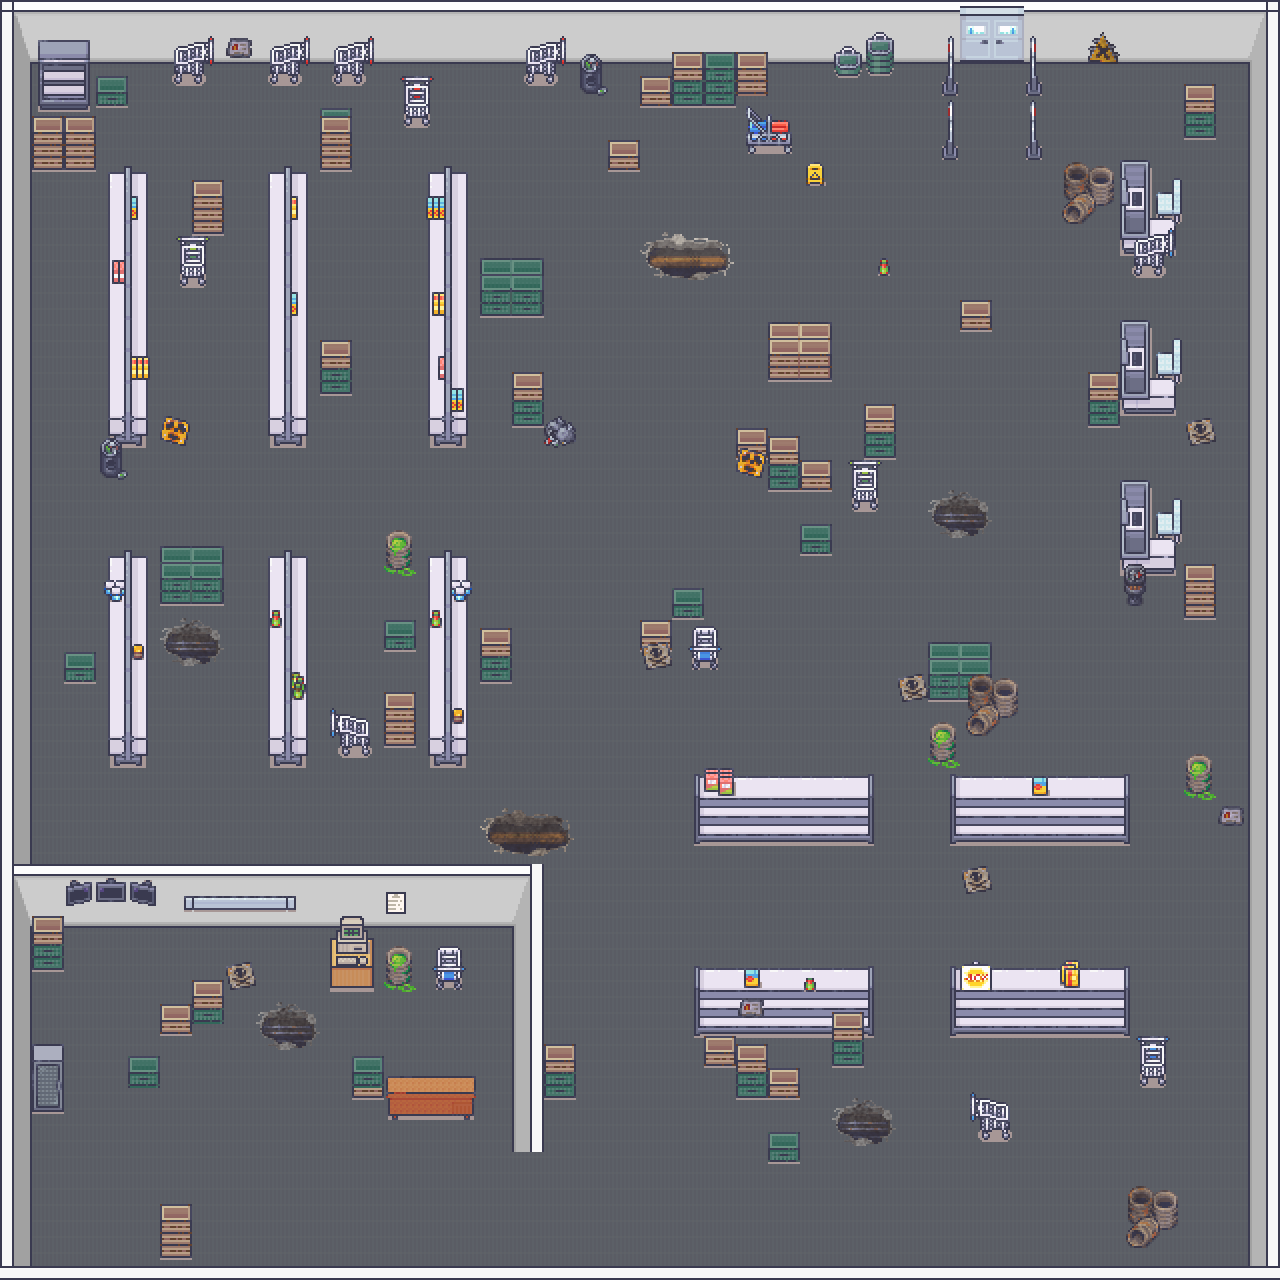

A 2D game scene composited from a Tiled map and its tileset images. What follows is a short description and the map's XML, with each tile layer's data collapsed to a summary:
An orthogonal 40x40 tile map with 32x32 px tiles, 6 tile layers (floorLayer, wallLayer, wallLayer2, furnitureLayer, ...), 5 tilesets and 1 object (start).

<map version="1.10" tiledversion="1.10.2" orientation="orthogonal" renderorder="right-down" width="40" height="40" tilewidth="32" tileheight="32" infinite="0" nextlayerid="9" nextobjectid="5">
 <editorsettings>
  <export target="store.tmj" format="json" />
 </editorsettings>
 <tileset firstgid="1" name="interior" tilewidth="32" tileheight="32" tilecount="8284" columns="76">
  <image source="interior.png" width="2432" height="3488" />
  <tile id="388">
   <properties>
    <property name="wall" type="bool" value="true" />
   </properties>
  </tile>
  <tile id="4157">
   <properties>
    <property name="wall" type="bool" value="true" />
   </properties>
  </tile>
  <tile id="4158">
   <properties>
    <property name="wall" type="bool" value="true" />
   </properties>
  </tile>
  <tile id="4159">
   <properties>
    <property name="wall" type="bool" value="true" />
   </properties>
  </tile>
  <tile id="4160">
   <properties>
    <property name="wall" type="bool" value="true" />
   </properties>
  </tile>
  <tile id="4161">
   <properties>
    <property name="wall" type="bool" value="true" />
   </properties>
  </tile>
  <tile id="4162">
   <properties>
    <property name="wall" type="bool" value="true" />
   </properties>
  </tile>
  <tile id="4163">
   <properties>
    <property name="wall" type="bool" value="true" />
   </properties>
  </tile>
  <tile id="4233">
   <properties>
    <property name="wall" type="bool" value="true" />
   </properties>
  </tile>
  <tile id="4234">
   <properties>
    <property name="wall" type="bool" value="true" />
   </properties>
  </tile>
  <tile id="4235">
   <properties>
    <property name="wall" type="bool" value="true" />
   </properties>
  </tile>
  <tile id="4236">
   <properties>
    <property name="wall" type="bool" value="true" />
   </properties>
  </tile>
  <tile id="4237">
   <properties>
    <property name="wall" type="bool" value="true" />
   </properties>
  </tile>
  <tile id="4238">
   <properties>
    <property name="wall" type="bool" value="true" />
   </properties>
  </tile>
  <tile id="4239">
   <properties>
    <property name="wall" type="bool" value="true" />
   </properties>
  </tile>
  <tile id="4309">
   <properties>
    <property name="wall" type="bool" value="true" />
   </properties>
  </tile>
  <tile id="4310">
   <properties>
    <property name="wall" type="bool" value="true" />
   </properties>
  </tile>
  <tile id="4311">
   <properties>
    <property name="wall" type="bool" value="true" />
   </properties>
  </tile>
  <tile id="4312">
   <properties>
    <property name="wall" type="bool" value="true" />
   </properties>
  </tile>
  <tile id="4313">
   <properties>
    <property name="wall" type="bool" value="true" />
   </properties>
  </tile>
  <tile id="4314">
   <properties>
    <property name="wall" type="bool" value="true" />
   </properties>
  </tile>
  <tile id="4315">
   <properties>
    <property name="wall" type="bool" value="true" />
   </properties>
  </tile>
  <tile id="4385">
   <properties>
    <property name="wall" type="bool" value="true" />
   </properties>
  </tile>
  <tile id="4386">
   <properties>
    <property name="wall" type="bool" value="true" />
   </properties>
  </tile>
  <tile id="4387">
   <properties>
    <property name="wall" type="bool" value="true" />
   </properties>
  </tile>
  <tile id="4388">
   <properties>
    <property name="wall" type="bool" value="true" />
   </properties>
  </tile>
  <tile id="4389">
   <properties>
    <property name="wall" type="bool" value="true" />
   </properties>
  </tile>
  <tile id="4390">
   <properties>
    <property name="wall" type="bool" value="true" />
   </properties>
  </tile>
  <tile id="4391">
   <properties>
    <property name="wall" type="bool" value="true" />
   </properties>
  </tile>
  <tile id="4461">
   <properties>
    <property name="wall" type="bool" value="true" />
   </properties>
  </tile>
  <tile id="4462">
   <properties>
    <property name="wall" type="bool" value="true" />
   </properties>
  </tile>
  <tile id="4463">
   <properties>
    <property name="wall" type="bool" value="true" />
   </properties>
  </tile>
  <tile id="4464">
   <properties>
    <property name="wall" type="bool" value="true" />
   </properties>
  </tile>
  <tile id="4465">
   <properties>
    <property name="wall" type="bool" value="true" />
   </properties>
  </tile>
  <tile id="4466">
   <properties>
    <property name="wall" type="bool" value="true" />
   </properties>
  </tile>
  <tile id="4467">
   <properties>
    <property name="wall" type="bool" value="true" />
   </properties>
  </tile>
  <tile id="4537">
   <properties>
    <property name="wall" type="bool" value="true" />
   </properties>
  </tile>
  <tile id="4538">
   <properties>
    <property name="wall" type="bool" value="true" />
   </properties>
  </tile>
  <tile id="4539">
   <properties>
    <property name="wall" type="bool" value="true" />
   </properties>
  </tile>
  <tile id="4540">
   <properties>
    <property name="wall" type="bool" value="true" />
   </properties>
  </tile>
  <tile id="4541">
   <properties>
    <property name="wall" type="bool" value="true" />
   </properties>
  </tile>
  <tile id="4542">
   <properties>
    <property name="wall" type="bool" value="true" />
   </properties>
  </tile>
  <tile id="4543">
   <properties>
    <property name="wall" type="bool" value="true" />
   </properties>
  </tile>
 </tileset>
 <tileset firstgid="8285" name="grocery" tilewidth="32" tileheight="32" tilecount="1248" columns="16">
  <image source="grocery.png" width="512" height="2496" />
 </tileset>
 <tileset firstgid="9533" name="office" tilewidth="32" tileheight="32" tilecount="720" columns="16">
  <image source="office.png" width="512" height="1440" />
 </tileset>
 <tileset firstgid="10253" name="classroom" tilewidth="32" tileheight="32" tilecount="544" columns="16">
  <image source="classroom.png" width="512" height="1088" />
 </tileset>
 <tileset firstgid="10797" name="town" tilewidth="32" tileheight="32" tilecount="2240" columns="32">
  <image source="town.png" width="1024" height="2240" />
 </tileset>
 <layer id="2" name="floorLayer" width="40" height="40">
  <data>[1600 cells, 1600 non-empty, 1 distinct tile ids]</data>
 </layer>
 <layer id="1" name="wallLayer" width="40" height="40">
  <data>[1600 cells, 195 non-empty, 15 distinct tile ids]</data>
 </layer>
 <layer id="7" name="wallLayer2" width="40" height="40">
  <data>[1600 cells, 40 non-empty, 1 distinct tile ids]</data>
 </layer>
 <layer id="3" name="furnitureLayer" width="40" height="40">
  <data>[1600 cells, 345 non-empty, 87 distinct tile ids]</data>
 </layer>
 <layer id="8" name="furnitureLayer2" width="40" height="40">
  <data>[1600 cells, 87 non-empty, 43 distinct tile ids]</data>
 </layer>
 <objectgroup id="6" name="objectLayer">
  <object id="4" name="start" x="657.298" y="491.269">
   <point />
  </object>
 </objectgroup>
 <layer id="5" name="itemLayer" width="40" height="40">
  <data>[1600 cells, 78 non-empty, 52 distinct tile ids]</data>
 </layer>
</map>
